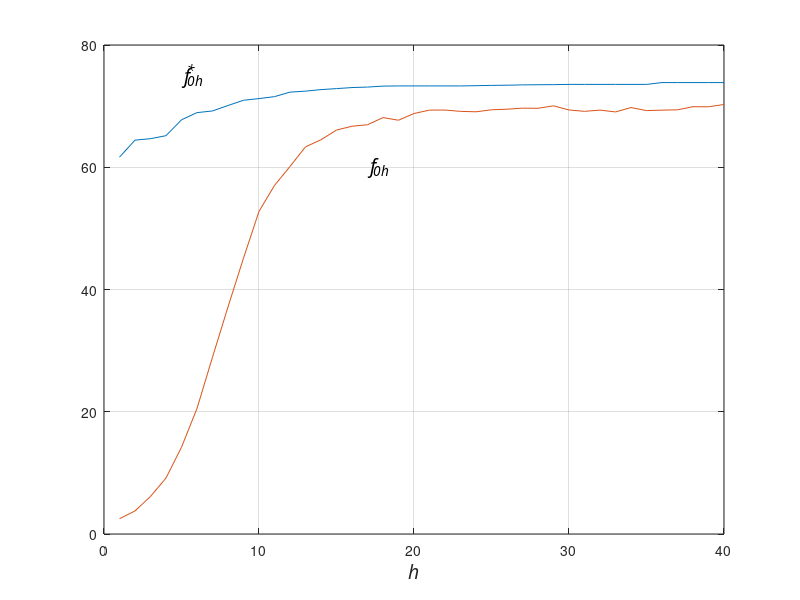

Reproduce this figure in MATLAB.
x = 1:1:40;
y1 =[61.6517917,
64.4369605,
64.6745924,
65.165786,
67.7642802,
68.9365636,
69.2118301,
70.1026618,
70.9568998,
71.2353851,
71.5533506,
72.2887113,
72.4547514,
72.7021141,
72.8674875,
73.0383432,
73.1178981,
73.2752455,
73.3052015,
73.3052015,
73.3052015,
73.3052015,
73.3052015,
73.3448399,
73.3936223,
73.4247291,
73.4750721,
73.5012491,
73.5162861,
73.5561579,
73.5561579,
73.5561579,
73.5561579,
73.5561579,
73.5561579,
73.8521873,
73.8521873,
73.8521873,
73.8521873, 
73.8521873]

y=[2.502984,
3.769623,
6.145877,
9.152805,
14.19273,
20.54349,
28.93029,
37.15354,
45.13246,
52.77962,
57.02582,
60.12574,
63.33964,
64.49892,
66.09055,
66.7097,
66.95505,
68.12475,
67.69276,
68.79314,
69.3514,
69.35781,
69.14294,
69.07393,
69.40196,
69.49811,
69.66857,
69.64569,
70.052,
69.36868,
69.14784,
69.34856,
69.04833,
69.76803,
69.26902,
69.34351,
69.39558,
69.90579,
69.89347,
70.2658]

%subplot(1,2,1)
plot(x,y1,x,y)
%plot(x,y1,x,y)
%text(x(3)+2,y1(3),'\leftarrow{\itf_0^*_h}','Fontsize',14,'FontName','Euclid', 'HorizontalAlignment','left') 
text(5,75,'{\itf_0^*_h}','Fontsize',14,'FontName','Euclid', 'HorizontalAlignment','left') 
%ylabel('{\itf_{0h}^*}','Fontsize',20,'FontName','Euclid')
xlabel('\it{h}','FontName','Euclid','Fontsize',14)
%axis([0 40 0.0 80.0]);
%grid on
%box on

%subplot(1,2,2)
%plot(x,y)
%text(x(7)+1,y(7),'\leftarrow{\itf_{0h}}','Fontsize',14,'FontName','Euclid', 'HorizontalAlignment','left')
text(17,60,'{\itf_{0h}}','Fontsize',14,'FontName','Euclid', 'HorizontalAlignment','left')
xlabel('\it{h}','FontName','Euclid','Fontsize',14)
axis([0 40 0.0 80.0]);
grid on
box on

print -dmeta ga_results